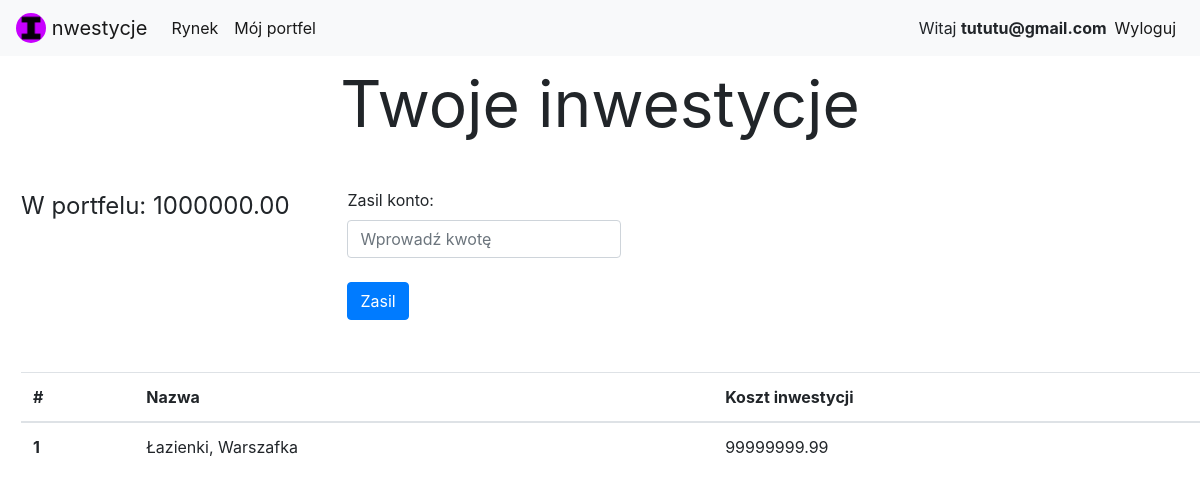
/mojportfel.php (signed in), run on an earlier commit of the app's database.
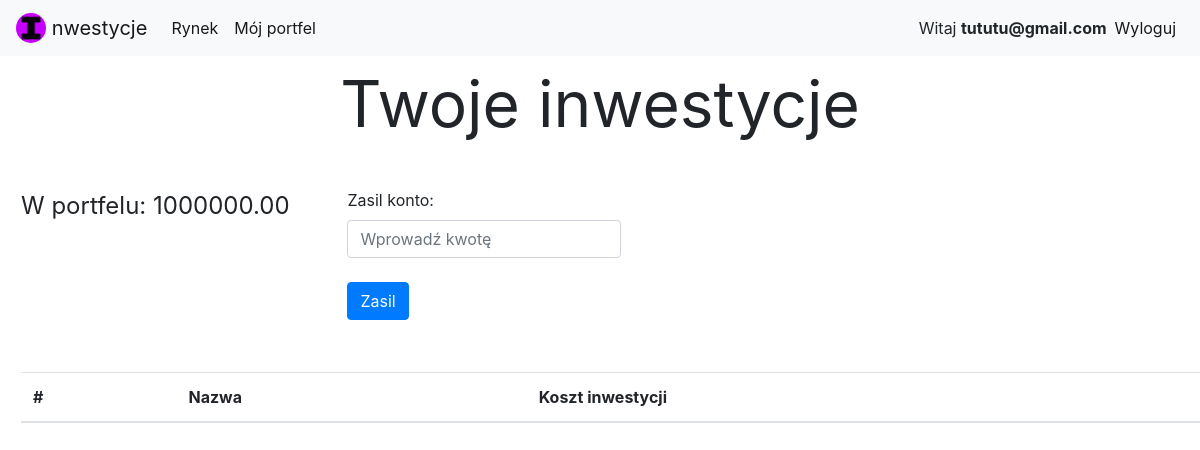
And on a later commit of the database.
### tables this page shows
CREATE TABLE `uzytkownik` (
  `idUzytkownik` int(11) NOT NULL,
  `email` varchar(45) NOT NULL,
  `haslo` varchar(45) NOT NULL,
  `id_roli` int(11) NOT NULL,
  `wiek` int(11) NOT NULL,
  `kwota` decimal(10,2) DEFAULT NULL,
  `Imie` varchar(45) NOT NULL,
  `Nazwisko` varchar(45) NOT NULL
);

CREATE TABLE `inwestycje` (
  `idInwestycje` int(11) NOT NULL,
  `nazwa` varchar(45) NOT NULL,
  `id_typ` int(11) NOT NULL,
  `koszt_inwestycji` decimal(10,2) NOT NULL,
  `Wykupione` tinyint(1) DEFAULT NULL
);

### mojportfel.php (the view, shortened to what this page needs)
<?php
$conn = mysqli_connect(
    "localhost",
    "root",
    "",
    "mydb"
);
if (!isset($_SESSION['email']))
  {
  $_SESSION['msg'] = "Musisz się zalogować!";
  header('location: logowanie.php');
}
else {
  $mail=$_SESSION['email'];
  $sql = "SELECT inwestycje.nazwa, inwestycje.koszt_inwestycji FROM inwestycje, inwestycjeuzytkownik, uzytkownik
  WHERE inwestycje.idInwestycje=inwestycjeuzytkownik.idInwestycje AND
   uzytkownik.idUzytkownik=inwestycjeuzytkownik.idUzytkownik AND uzytkownik.email='$mail';";
  $result = $conn->query($sql);
  $i=1;
}
?>
<!DOCTYPE html>
<html>
<head>
  <link rel="stylesheet" href="https://stackpath.bootstrapcdn.com/bootstrap/4.4.1/css/bootstrap.min.css">
</head>
<body>
  <nav class="navbar navbar-expand-lg navbar-light bg-light">
    <a class="navbar-brand" href="index.php">
        <img src="favicon.ico" width="30" height="30" class="d-inline-block align-top rounded-circle" alt="">
        nwestycje
      </a>
  <div class="collapse navbar-collapse" id="navbarNav">
    <ul class="navbar-nav">
      <li class="nav-item active">
        <a class="nav-link" href="rynek.php">Rynek</a>
      </li>
      <li class="nav-item active">
        <a class="nav-link" href="mojportfel.php">Mój portfel</a>
      </li>
      </ul>
    <ul class="navbar-nav ml-auto">
      <li class="nav-item active mt-2">
        <?php  if (isset($_SESSION['email'])) : ?>
			Witaj <strong><?php echo $_SESSION['email']; ?></strong>
          </li>
        <li class="nav-item active">
			<a class="nav-link" href="index.php?logout='1'">Wyloguj</a>
        </li>
          <?php endif ?>
    </ul>
  </div>
</nav>
    <div class="col-lr-6 div-center" style="text-align: center; font-size: 4rem">
    Twoje inwestycje
  </div>
  <div class="row" style="padding: 3%;">
    <div class="col-lr-6" style="font-size: 1.5rem; margin: 0 5% 0 0;">
      <label>W portfelu: </label>
      <?php
        $sqlpk="SELECT kwota FROM uzytkownik WHERE email='$mail';";
        $sqlpkodp = $conn->query($sqlpk);
        if($row = $sqlpkodp->fetch_assoc()) {
        echo $row['kwota']."<br>";
      }
       ?>
    </div>
  <div class="col-lr-6">
    <form method="post" action="mojportfel.php">
      <div class="form-group">
        <label>Zasil konto:</label>
        <input type="text" class="form-control" name="kwotazasilenia" placeholder="Wprowadź kwotę"></br>
        <button type="submit" class="btn btn-primary" name="zasil">Zasil</button>
      </div>
    </form>
  </div>
</div>
<div class="row" style="padding: 0 0 0 3%;">
  <table class="table col-lr-6">
  <thead>
    <tr>
      <th scope="col">#</th>
      <th scope="col">Nazwa</th>
      <th scope="col">Koszt inwestycji</th>
    </tr>
  </thead>
  <tbody>
<?php  while($row = $result->fetch_assoc()) {
            echo "<tr><th>".$i."</th><td>".$row['nazwa']."</td><td>" . $row['koszt_inwestycji'] ."</td></tr>";
            $i++;
        }  ?>
      </tbody>
   </table>
 </div>
</body>
</html>

What changed in the data, as far as the page shows it:
no longer on this page (row edited): inwestycje: nazwa "Łazienki, Warszafka", koszt_inwestycji "99999999.99"
